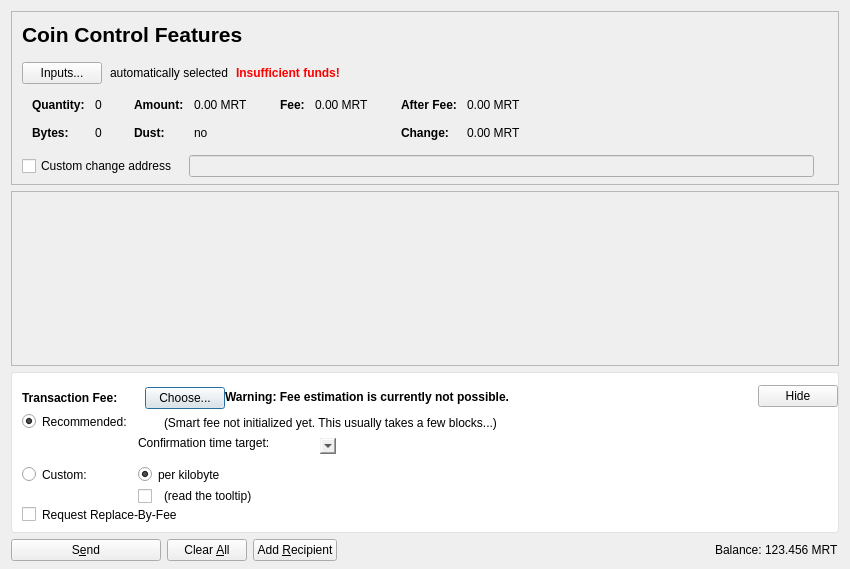
<?xml version="1.0" encoding="UTF-8"?>
<ui version="4.0">
 <class>SendCoinsDialog</class>
 <widget class="QDialog" name="SendCoinsDialog">
  <property name="geometry">
   <rect>
    <x>0</x>
    <y>0</y>
    <width>850</width>
    <height>569</height>
   </rect>
  </property>
  <property name="windowTitle">
   <string>Send Coins</string>
  </property>
  <layout class="QVBoxLayout" name="verticalLayout" stretch="0,1,0,0">
   <property name="bottomMargin">
    <number>8</number>
   </property>
   <item>
    <widget class="QFrame" name="frameCoinControl">
     <property name="sizePolicy">
      <sizepolicy hsizetype="Expanding" vsizetype="Expanding">
       <horstretch>0</horstretch>
       <verstretch>0</verstretch>
      </sizepolicy>
     </property>
     <property name="maximumSize">
      <size>
       <width>16777215</width>
       <height>16777215</height>
      </size>
     </property>
     <property name="frameShape">
      <enum>QFrame::StyledPanel</enum>
     </property>
     <property name="frameShadow">
      <enum>QFrame::Sunken</enum>
     </property>
     <layout class="QVBoxLayout" name="verticalLayoutCoinControl2">
      <property name="spacing">
       <number>0</number>
      </property>
      <property name="leftMargin">
       <number>0</number>
      </property>
      <property name="topMargin">
       <number>0</number>
      </property>
      <property name="rightMargin">
       <number>0</number>
      </property>
      <property name="bottomMargin">
       <number>6</number>
      </property>
      <item>
       <layout class="QVBoxLayout" name="verticalLayoutCoinControl" stretch="0,0,0,0,1">
        <property name="spacing">
         <number>0</number>
        </property>
        <property name="leftMargin">
         <number>10</number>
        </property>
        <property name="topMargin">
         <number>10</number>
        </property>
        <item>
         <layout class="QHBoxLayout" name="horizontalLayoutCoinControl1">
          <property name="bottomMargin">
           <number>15</number>
          </property>
          <item>
           <widget class="QLabel" name="labelCoinControlFeatures">
            <property name="sizePolicy">
             <sizepolicy hsizetype="Preferred" vsizetype="Maximum">
              <horstretch>0</horstretch>
              <verstretch>0</verstretch>
             </sizepolicy>
            </property>
            <property name="font">
             <font>
              <pointsize>16</pointsize>
              <weight>75</weight>
              <bold>true</bold>
             </font>
            </property>
            <property name="styleSheet">
             <string notr="true">font-weight:bold;</string>
            </property>
            <property name="text">
             <string>Coin Control Features</string>
            </property>
           </widget>
          </item>
         </layout>
        </item>
        <item>
         <layout class="QHBoxLayout" name="horizontalLayoutCoinControl2" stretch="0,0,0,0">
          <property name="spacing">
           <number>8</number>
          </property>
          <property name="bottomMargin">
           <number>10</number>
          </property>
          <item>
           <widget class="QPushButton" name="pushButtonCoinControl">
            <property name="styleSheet">
             <string notr="true"/>
            </property>
            <property name="text">
             <string>Inputs...</string>
            </property>
            <property name="autoDefault">
             <bool>false</bool>
            </property>
           </widget>
          </item>
          <item>
           <widget class="QLabel" name="labelCoinControlAutomaticallySelected">
            <property name="text">
             <string>automatically selected</string>
            </property>
            <property name="margin">
             <number>5</number>
            </property>
           </widget>
          </item>
          <item>
           <widget class="QLabel" name="labelCoinControlInsuffFunds">
            <property name="font">
             <font>
              <weight>75</weight>
              <bold>true</bold>
             </font>
            </property>
            <property name="styleSheet">
             <string notr="true">color:red;font-weight:bold;</string>
            </property>
            <property name="text">
             <string>Insufficient funds!</string>
            </property>
            <property name="margin">
             <number>5</number>
            </property>
           </widget>
          </item>
          <item>
           <spacer name="horizontalSpacerCoinControl">
            <property name="orientation">
             <enum>Qt::Horizontal</enum>
            </property>
            <property name="sizeHint" stdset="0">
             <size>
              <width>40</width>
              <height>1</height>
             </size>
            </property>
           </spacer>
          </item>
         </layout>
        </item>
        <item>
         <widget class="QWidget" name="widgetCoinControl" native="true">
          <property name="sizePolicy">
           <sizepolicy hsizetype="Preferred" vsizetype="Preferred">
            <horstretch>0</horstretch>
            <verstretch>0</verstretch>
           </sizepolicy>
          </property>
          <property name="minimumSize">
           <size>
            <width>0</width>
            <height>0</height>
           </size>
          </property>
          <property name="styleSheet">
           <string notr="true"/>
          </property>
          <layout class="QHBoxLayout" name="horizontalLayoutCoinControl5">
           <property name="leftMargin">
            <number>0</number>
           </property>
           <property name="topMargin">
            <number>0</number>
           </property>
           <property name="rightMargin">
            <number>0</number>
           </property>
           <property name="bottomMargin">
            <number>0</number>
           </property>
           <item>
            <layout class="QHBoxLayout" name="horizontalLayoutCoinControl3" stretch="0,0,0,1">
             <property name="spacing">
              <number>20</number>
             </property>
             <property name="topMargin">
              <number>0</number>
             </property>
             <property name="bottomMargin">
              <number>10</number>
             </property>
             <item>
              <layout class="QFormLayout" name="formLayoutCoinControl1">
               <property name="horizontalSpacing">
                <number>10</number>
               </property>
               <property name="verticalSpacing">
                <number>14</number>
               </property>
               <property name="leftMargin">
                <number>10</number>
               </property>
               <property name="topMargin">
                <number>4</number>
               </property>
               <property name="rightMargin">
                <number>6</number>
               </property>
               <item row="0" column="0">
                <widget class="QLabel" name="labelCoinControlQuantityText">
                 <property name="font">
                  <font>
                   <weight>75</weight>
                   <bold>true</bold>
                  </font>
                 </property>
                 <property name="text">
                  <string>Quantity:</string>
                 </property>
                 <property name="margin">
                  <number>0</number>
                 </property>
                </widget>
               </item>
               <item row="0" column="1">
                <widget class="QLabel" name="labelCoinControlQuantity">
                 <property name="cursor">
                  <cursorShape>IBeamCursor</cursorShape>
                 </property>
                 <property name="contextMenuPolicy">
                  <enum>Qt::ActionsContextMenu</enum>
                 </property>
                 <property name="text">
                  <string notr="true">0</string>
                 </property>
                 <property name="margin">
                  <number>0</number>
                 </property>
                 <property name="textInteractionFlags">
                  <set>Qt::LinksAccessibleByMouse|Qt::TextSelectableByKeyboard|Qt::TextSelectableByMouse</set>
                 </property>
                </widget>
               </item>
               <item row="1" column="0">
                <widget class="QLabel" name="labelCoinControlBytesText">
                 <property name="font">
                  <font>
                   <weight>75</weight>
                   <bold>true</bold>
                  </font>
                 </property>
                 <property name="text">
                  <string>Bytes:</string>
                 </property>
                </widget>
               </item>
               <item row="1" column="1">
                <widget class="QLabel" name="labelCoinControlBytes">
                 <property name="cursor">
                  <cursorShape>IBeamCursor</cursorShape>
                 </property>
                 <property name="contextMenuPolicy">
                  <enum>Qt::ActionsContextMenu</enum>
                 </property>
                 <property name="text">
                  <string notr="true">0</string>
                 </property>
                 <property name="textInteractionFlags">
                  <set>Qt::LinksAccessibleByMouse|Qt::TextSelectableByKeyboard|Qt::TextSelectableByMouse</set>
                 </property>
                </widget>
               </item>
              </layout>
             </item>
             <item>
              <layout class="QFormLayout" name="formLayoutCoinControl2">
               <property name="horizontalSpacing">
                <number>10</number>
               </property>
               <property name="verticalSpacing">
                <number>14</number>
               </property>
               <property name="leftMargin">
                <number>6</number>
               </property>
               <property name="topMargin">
                <number>4</number>
               </property>
               <property name="rightMargin">
                <number>6</number>
               </property>
               <item row="0" column="0">
                <widget class="QLabel" name="labelCoinControlAmountText">
                 <property name="font">
                  <font>
                   <weight>75</weight>
                   <bold>true</bold>
                  </font>
                 </property>
                 <property name="text">
                  <string>Amount:</string>
                 </property>
                 <property name="margin">
                  <number>0</number>
                 </property>
                </widget>
               </item>
               <item row="0" column="1">
                <widget class="QLabel" name="labelCoinControlAmount">
                 <property name="cursor">
                  <cursorShape>IBeamCursor</cursorShape>
                 </property>
                 <property name="contextMenuPolicy">
                  <enum>Qt::ActionsContextMenu</enum>
                 </property>
                 <property name="text">
                  <string notr="true">0.00 MRT</string>
                 </property>
                 <property name="textInteractionFlags">
                  <set>Qt::LinksAccessibleByMouse|Qt::TextSelectableByKeyboard|Qt::TextSelectableByMouse</set>
                 </property>
                </widget>
               </item>
               <item row="1" column="0">
                <widget class="QLabel" name="labelCoinControlLowOutputText">
                 <property name="font">
                  <font>
                   <weight>75</weight>
                   <bold>true</bold>
                  </font>
                 </property>
                 <property name="text">
                  <string>Dust:</string>
                 </property>
                </widget>
               </item>
               <item row="1" column="1">
                <widget class="QLabel" name="labelCoinControlLowOutput">
                 <property name="cursor">
                  <cursorShape>IBeamCursor</cursorShape>
                 </property>
                 <property name="contextMenuPolicy">
                  <enum>Qt::ActionsContextMenu</enum>
                 </property>
                 <property name="text">
                  <string notr="true">no</string>
                 </property>
                 <property name="textInteractionFlags">
                  <set>Qt::LinksAccessibleByMouse|Qt::TextSelectableByKeyboard|Qt::TextSelectableByMouse</set>
                 </property>
                </widget>
               </item>
              </layout>
             </item>
             <item>
              <layout class="QFormLayout" name="formLayoutCoinControl3">
               <property name="horizontalSpacing">
                <number>10</number>
               </property>
               <property name="verticalSpacing">
                <number>14</number>
               </property>
               <property name="leftMargin">
                <number>6</number>
               </property>
               <property name="topMargin">
                <number>4</number>
               </property>
               <property name="rightMargin">
                <number>6</number>
               </property>
               <item row="0" column="0">
                <widget class="QLabel" name="labelCoinControlFeeText">
                 <property name="font">
                  <font>
                   <weight>75</weight>
                   <bold>true</bold>
                  </font>
                 </property>
                 <property name="text">
                  <string>Fee:</string>
                 </property>
                 <property name="margin">
                  <number>0</number>
                 </property>
                </widget>
               </item>
               <item row="0" column="1">
                <widget class="QLabel" name="labelCoinControlFee">
                 <property name="cursor">
                  <cursorShape>IBeamCursor</cursorShape>
                 </property>
                 <property name="contextMenuPolicy">
                  <enum>Qt::ActionsContextMenu</enum>
                 </property>
                 <property name="text">
                  <string notr="true">0.00 MRT</string>
                 </property>
                 <property name="textInteractionFlags">
                  <set>Qt::LinksAccessibleByMouse|Qt::TextSelectableByKeyboard|Qt::TextSelectableByMouse</set>
                 </property>
                </widget>
               </item>
              </layout>
             </item>
             <item>
              <layout class="QFormLayout" name="formLayoutCoinControl4">
               <property name="horizontalSpacing">
                <number>10</number>
               </property>
               <property name="verticalSpacing">
                <number>14</number>
               </property>
               <property name="leftMargin">
                <number>6</number>
               </property>
               <property name="topMargin">
                <number>4</number>
               </property>
               <property name="rightMargin">
                <number>6</number>
               </property>
               <item row="0" column="0">
                <widget class="QLabel" name="labelCoinControlAfterFeeText">
                 <property name="font">
                  <font>
                   <weight>75</weight>
                   <bold>true</bold>
                  </font>
                 </property>
                 <property name="text">
                  <string>After Fee:</string>
                 </property>
                 <property name="margin">
                  <number>0</number>
                 </property>
                </widget>
               </item>
               <item row="0" column="1">
                <widget class="QLabel" name="labelCoinControlAfterFee">
                 <property name="cursor">
                  <cursorShape>IBeamCursor</cursorShape>
                 </property>
                 <property name="contextMenuPolicy">
                  <enum>Qt::ActionsContextMenu</enum>
                 </property>
                 <property name="text">
                  <string notr="true">0.00 MRT</string>
                 </property>
                 <property name="textInteractionFlags">
                  <set>Qt::LinksAccessibleByMouse|Qt::TextSelectableByKeyboard|Qt::TextSelectableByMouse</set>
                 </property>
                </widget>
               </item>
               <item row="1" column="0">
                <widget class="QLabel" name="labelCoinControlChangeText">
                 <property name="font">
                  <font>
                   <weight>75</weight>
                   <bold>true</bold>
                  </font>
                 </property>
                 <property name="text">
                  <string>Change:</string>
                 </property>
                </widget>
               </item>
               <item row="1" column="1">
                <widget class="QLabel" name="labelCoinControlChange">
                 <property name="cursor">
                  <cursorShape>IBeamCursor</cursorShape>
                 </property>
                 <property name="contextMenuPolicy">
                  <enum>Qt::ActionsContextMenu</enum>
                 </property>
                 <property name="text">
                  <string notr="true">0.00 MRT</string>
                 </property>
                 <property name="textInteractionFlags">
                  <set>Qt::LinksAccessibleByMouse|Qt::TextSelectableByKeyboard|Qt::TextSelectableByMouse</set>
                 </property>
                </widget>
               </item>
              </layout>
             </item>
            </layout>
           </item>
          </layout>
         </widget>
        </item>
        <item>
         <layout class="QHBoxLayout" name="horizontalLayoutCoinControl4" stretch="0,0,0">
          <property name="spacing">
           <number>12</number>
          </property>
          <property name="sizeConstraint">
           <enum>QLayout::SetDefaultConstraint</enum>
          </property>
          <property name="topMargin">
           <number>5</number>
          </property>
          <property name="rightMargin">
           <number>5</number>
          </property>
          <item>
           <widget class="QCheckBox" name="checkBoxCoinControlChange">
            <property name="toolTip">
             <string>If this is activated, but the change address is empty or invalid, change will be sent to a newly generated address.</string>
            </property>
            <property name="text">
             <string>Custom change address</string>
            </property>
           </widget>
          </item>
          <item>
           <widget class="QValidatedLineEdit" name="lineEditCoinControlChange">
            <property name="enabled">
             <bool>false</bool>
            </property>
            <property name="sizePolicy">
             <sizepolicy hsizetype="Expanding" vsizetype="Fixed">
              <horstretch>0</horstretch>
              <verstretch>0</verstretch>
             </sizepolicy>
            </property>
           </widget>
          </item>
          <item>
           <widget class="QLabel" name="labelCoinControlChangeLabel">
            <property name="sizePolicy">
             <sizepolicy hsizetype="Preferred" vsizetype="Expanding">
              <horstretch>0</horstretch>
              <verstretch>0</verstretch>
             </sizepolicy>
            </property>
            <property name="minimumSize">
             <size>
              <width>0</width>
              <height>0</height>
             </size>
            </property>
            <property name="text">
             <string/>
            </property>
            <property name="margin">
             <number>3</number>
            </property>
           </widget>
          </item>
         </layout>
        </item>
        <item>
         <spacer name="verticalSpacerCoinControl">
          <property name="orientation">
           <enum>Qt::Vertical</enum>
          </property>
          <property name="sizeHint" stdset="0">
           <size>
            <width>800</width>
            <height>1</height>
           </size>
          </property>
         </spacer>
        </item>
       </layout>
      </item>
     </layout>
    </widget>
   </item>
   <item>
    <widget class="QScrollArea" name="scrollArea">
     <property name="widgetResizable">
      <bool>true</bool>
     </property>
     <widget class="QWidget" name="scrollAreaWidgetContents">
      <property name="geometry">
       <rect>
        <x>0</x>
        <y>0</y>
        <width>824</width>
        <height>72</height>
       </rect>
      </property>
      <layout class="QVBoxLayout" name="verticalLayout_2" stretch="0,1">
       <property name="leftMargin">
        <number>0</number>
       </property>
       <property name="topMargin">
        <number>0</number>
       </property>
       <property name="rightMargin">
        <number>0</number>
       </property>
       <property name="bottomMargin">
        <number>0</number>
       </property>
       <item>
        <layout class="QVBoxLayout" name="entries">
         <property name="spacing">
          <number>6</number>
         </property>
        </layout>
       </item>
       <item>
        <spacer name="verticalSpacer">
         <property name="orientation">
          <enum>Qt::Vertical</enum>
         </property>
         <property name="sizeHint" stdset="0">
          <size>
           <width>20</width>
           <height>40</height>
          </size>
         </property>
        </spacer>
       </item>
      </layout>
     </widget>
    </widget>
   </item>
   <item>
    <widget class="QFrame" name="frameFee">
     <property name="sizePolicy">
      <sizepolicy hsizetype="Expanding" vsizetype="Expanding">
       <horstretch>0</horstretch>
       <verstretch>0</verstretch>
      </sizepolicy>
     </property>
     <property name="maximumSize">
      <size>
       <width>16777215</width>
       <height>16777215</height>
      </size>
     </property>
     <property name="styleSheet">
      <string notr="true">QFrame {
  background-color: white;
  border-radius: 3px;
  border: 1px solid #E2E2E2;
}

QLabel {
  border: none;
}

QListView {
  border: none;
}</string>
     </property>
     <property name="frameShape">
      <enum>QFrame::StyledPanel</enum>
     </property>
     <property name="frameShadow">
      <enum>QFrame::Sunken</enum>
     </property>
     <layout class="QVBoxLayout" name="verticalLayoutFee1">
      <property name="spacing">
       <number>0</number>
      </property>
      <property name="leftMargin">
       <number>0</number>
      </property>
      <property name="topMargin">
       <number>0</number>
      </property>
      <property name="rightMargin">
       <number>0</number>
      </property>
      <property name="bottomMargin">
       <number>0</number>
      </property>
      <item>
       <layout class="QVBoxLayout" name="verticalLayoutFee2" stretch="0,0,0">
        <property name="spacing">
         <number>0</number>
        </property>
        <property name="leftMargin">
         <number>10</number>
        </property>
        <property name="topMargin">
         <number>10</number>
        </property>
        <item>
         <layout class="QHBoxLayout" name="horizontalLayoutFee1">
          <property name="bottomMargin">
           <number>0</number>
          </property>
          <item>
           <layout class="QVBoxLayout" name="verticalLayoutFee7">
            <property name="spacing">
             <number>0</number>
            </property>
            <item>
             <spacer name="verticalSpacerSmartFee">
              <property name="orientation">
               <enum>Qt::Vertical</enum>
              </property>
              <property name="sizeType">
               <enum>QSizePolicy::Fixed</enum>
              </property>
              <property name="sizeHint" stdset="0">
               <size>
                <width>1</width>
                <height>4</height>
               </size>
              </property>
             </spacer>
            </item>
            <item>
             <layout class="QHBoxLayout" name="horizontalLayoutSmartFee">
              <property name="spacing">
               <number>10</number>
              </property>
              <item>
               <widget class="QLabel" name="labelFeeHeadline">
                <property name="sizePolicy">
                 <sizepolicy hsizetype="Preferred" vsizetype="Maximum">
                  <horstretch>0</horstretch>
                  <verstretch>0</verstretch>
                 </sizepolicy>
                </property>
                <property name="font">
                 <font>
                  <weight>75</weight>
                  <bold>true</bold>
                 </font>
                </property>
                <property name="styleSheet">
                 <string notr="true">font-weight:bold;</string>
                </property>
                <property name="text">
                 <string>Transaction Fee:</string>
                </property>
               </widget>
              </item>
              <item>
               <widget class="QLabel" name="labelFeeMinimized">
                <property name="font">
                 <font>
                  <weight>75</weight>
                  <bold>true</bold>
                 </font>
                </property>
                <property name="text">
                 <string/>
                </property>
               </widget>
              </item>
              <item>
               <widget class="QPushButton" name="buttonChooseFee">
                <property name="text">
                 <string>Choose...</string>
                </property>
               </widget>
              </item>
             </layout>
            </item>
            <item>
             <spacer name="verticalSpacer_5">
              <property name="orientation">
               <enum>Qt::Vertical</enum>
              </property>
              <property name="sizeHint" stdset="0">
               <size>
                <width>1</width>
                <height>1</height>
               </size>
              </property>
             </spacer>
            </item>
           </layout>
          </item>
          <item>
           <widget class="QLabel" name="fallbackFeeWarningLabel">
            <property name="font">
             <font>
              <weight>75</weight>
              <bold>true</bold>
             </font>
            </property>
            <property name="toolTip">
             <string>Using the fallbackfee can result in sending a transaction that will take several hours or days (or never) to confirm. Consider choosing your fee manually or wait until you have validated the complete chain.</string>
            </property>
            <property name="text">
             <string>Warning: Fee estimation is currently not possible.</string>
            </property>
            <property name="wordWrap">
             <bool>false</bool>
            </property>
           </widget>
          </item>
          <item>
           <spacer name="horizontalSpacer_4">
            <property name="orientation">
             <enum>Qt::Horizontal</enum>
            </property>
            <property name="sizeType">
             <enum>QSizePolicy::MinimumExpanding</enum>
            </property>
            <property name="sizeHint" stdset="0">
             <size>
              <width>40</width>
              <height>20</height>
             </size>
            </property>
           </spacer>
          </item>
          <item>
           <widget class="QPushButton" name="buttonMinimizeFee">
            <property name="toolTip">
             <string>collapse fee-settings</string>
            </property>
            <property name="text">
             <string>Hide</string>
            </property>
           </widget>
          </item>
         </layout>
        </item>
        <item>
         <widget class="QFrame" name="frameFeeSelection">
          <property name="styleSheet">
           <string notr="true">border: none;</string>
          </property>
          <layout class="QVBoxLayout" name="verticalLayoutFee12">
           <property name="spacing">
            <number>0</number>
           </property>
           <property name="leftMargin">
            <number>0</number>
           </property>
           <property name="topMargin">
            <number>0</number>
           </property>
           <property name="rightMargin">
            <number>0</number>
           </property>
           <property name="bottomMargin">
            <number>0</number>
           </property>
           <item>
            <layout class="QGridLayout" name="gridLayoutFee">
             <property name="topMargin">
              <number>4</number>
             </property>
             <property name="bottomMargin">
              <number>4</number>
             </property>
             <property name="spacing">
              <number>10</number>
             </property>
             <item row="1" column="1">
              <layout class="QVBoxLayout" name="verticalLayoutFee8">
               <property name="spacing">
                <number>6</number>
               </property>
               <item>
                <layout class="QHBoxLayout" name="horizontalLayoutFee13">
                 <item>
                  <widget class="QRadioButton" name="radioCustomPerKilobyte">
                   <property name="toolTip">
                    <string>If the custom fee is set to 1000 satoshis and the transaction is only 250 bytes, then &quot;per kilobyte&quot; only pays 250 satoshis in fee, while &quot;total at least&quot; pays 1000 satoshis. For transactions bigger than a kilobyte both pay by kilobyte.</string>
                   </property>
                   <property name="text">
                    <string>per kilobyte</string>
                   </property>
                   <property name="checked">
                    <bool>true</bool>
                   </property>
                   <attribute name="buttonGroup">
                    <string notr="true">groupCustomFee</string>
                   </attribute>
                  </widget>
                 </item>
                 <item>
                  <widget class="MeritAmountField" name="customFee"/>
                 </item>
                 <item>
                  <spacer name="horizontalSpacer_6">
                   <property name="orientation">
                    <enum>Qt::Horizontal</enum>
                   </property>
                   <property name="sizeHint" stdset="0">
                    <size>
                     <width>1</width>
                     <height>1</height>
                    </size>
                   </property>
                  </spacer>
                 </item>
                </layout>
               </item>
               <item>
                <layout class="QHBoxLayout" name="horizontalLayoutFee8">
                 <item>
                  <widget class="QCheckBox" name="checkBoxMinimumFee">
                   <property name="toolTip">
                    <string>Paying only the minimum fee is just fine as long as there is less transaction volume than space in the blocks. But be aware that this can end up in a never confirming transaction once there is more demand for merit transactions than the network can process.</string>
                   </property>
                   <property name="text">
                    <string/>
                   </property>
                  </widget>
                 </item>
                 <item>
                  <widget class="QLabel" name="labelMinFeeWarning">
                   <property name="enabled">
                    <bool>true</bool>
                   </property>
                   <property name="toolTip">
                    <string>Paying only the minimum fee is just fine as long as there is less transaction volume than space in the blocks. But be aware that this can end up in a never confirming transaction once there is more demand for merit transactions than the network can process.</string>
                   </property>
                   <property name="text">
                    <string>(read the tooltip)</string>
                   </property>
                   <property name="margin">
                    <number>5</number>
                   </property>
                  </widget>
                 </item>
                 <item>
                  <spacer name="horizontalSpacer_2">
                   <property name="orientation">
                    <enum>Qt::Horizontal</enum>
                   </property>
                   <property name="sizeHint" stdset="0">
                    <size>
                     <width>1</width>
                     <height>1</height>
                    </size>
                   </property>
                  </spacer>
                 </item>
                </layout>
               </item>
              </layout>
             </item>
             <item row="0" column="0">
              <layout class="QVBoxLayout" name="verticalLayoutFee4" stretch="0,1">
               <item>
                <widget class="QRadioButton" name="radioSmartFee">
                 <property name="text">
                  <string>Recommended:</string>
                 </property>
                 <property name="checked">
                  <bool>true</bool>
                 </property>
                 <attribute name="buttonGroup">
                  <string notr="true">groupFee</string>
                 </attribute>
                </widget>
               </item>
               <item>
                <spacer name="verticalSpacer_2">
                 <property name="orientation">
                  <enum>Qt::Vertical</enum>
                 </property>
                 <property name="sizeHint" stdset="0">
                  <size>
                   <width>1</width>
                   <height>1</height>
                  </size>
                 </property>
                </spacer>
               </item>
              </layout>
             </item>
             <item row="1" column="0">
              <layout class="QVBoxLayout" name="verticalLayoutFee9" stretch="0,1">
               <item>
                <widget class="QRadioButton" name="radioCustomFee">
                 <property name="text">
                  <string>Custom:</string>
                 </property>
                 <attribute name="buttonGroup">
                  <string notr="true">groupFee</string>
                 </attribute>
                </widget>
               </item>
               <item>
                <spacer name="verticalSpacer_6">
                 <property name="orientation">
                  <enum>Qt::Vertical</enum>
                 </property>
                 <property name="sizeHint" stdset="0">
                  <size>
                   <width>1</width>
                   <height>1</height>
                  </size>
                 </property>
                </spacer>
               </item>
              </layout>
             </item>
             <item row="0" column="1">
              <layout class="QVBoxLayout" name="verticalLayoutFee3" stretch="0,0,1">
               <property name="spacing">
                <number>6</number>
               </property>
               <property name="topMargin">
                <number>2</number>
               </property>
               <item>
                <layout class="QHBoxLayout" name="horizontalLayoutFee12">
                 <item>
                  <widget class="QLabel" name="labelSmartFee">
                   <property name="text">
                    <string/>
                   </property>
                   <property name="margin">
                    <number>2</number>
                   </property>
                  </widget>
                 </item>
                 <item>
                  <widget class="QLabel" name="labelFeeEstimation">
                   <property name="text">
                    <string/>
                   </property>
                  </widget>
                 </item>
                 <item>
                  <widget class="QLabel" name="labelSmartFee2">
                   <property name="text">
                    <string>(Smart fee not initialized yet. This usually takes a few blocks...)</string>
                   </property>
                   <property name="margin">
                    <number>2</number>
                   </property>
                  </widget>
                 </item>
                 <item>
                  <spacer name="horizontalSpacer_5">
                   <property name="orientation">
                    <enum>Qt::Horizontal</enum>
                   </property>
                   <property name="sizeHint" stdset="0">
                    <size>
                     <width>1</width>
                     <height>1</height>
                    </size>
                   </property>
                  </spacer>
                 </item>
                </layout>
               </item>
               <item>
                <layout class="QHBoxLayout" name="horizontalLayoutFee9">
                 <item>
                  <layout class="QVBoxLayout" name="verticalLayoutFee6">
                   <item>
                    <widget class="QLabel" name="labelSmartFee3">
                     <property name="text">
                      <string>Confirmation time target:</string>
                     </property>
                     <property name="margin">
                      <number>2</number>
                     </property>
                    </widget>
                   </item>
                   <item>
                    <spacer name="verticalSpacer_3">
                     <property name="orientation">
                      <enum>Qt::Vertical</enum>
                     </property>
                     <property name="sizeHint" stdset="0">
                      <size>
                       <width>1</width>
                       <height>1</height>
                      </size>
                     </property>
                    </spacer>
                   </item>
                  </layout>
                 </item>
                 <item>
                  <layout class="QVBoxLayout" name="verticalLayoutFee5">
                   <property name="rightMargin">
                    <number>30</number>
                   </property>
                   <item>
                    <layout class="QHBoxLayout" name="horizontalLayoutConfTarget">
                     <property name="bottomMargin">
                      <number>0</number>
                     </property>
                     <item>
                      <widget class="QComboBox" name="confTargetSelector"/>
                     </item>
                     <item>
                      <spacer name="horizontalSpacerConfTarget">
                       <property name="orientation">
                        <enum>Qt::Horizontal</enum>
                       </property>
                       <property name="sizeHint" stdset="0">
                        <size>
                         <width>40</width>
                         <height>20</height>
                        </size>
                       </property>
                      </spacer>
                     </item>
                    </layout>
                   </item>
                  </layout>
                 </item>
                </layout>
               </item>
               <item>
                <spacer name="verticalSpacer_4">
                 <property name="orientation">
                  <enum>Qt::Vertical</enum>
                 </property>
                 <property name="sizeHint" stdset="0">
                  <size>
                   <width>1</width>
                   <height>1</height>
                  </size>
                 </property>
                </spacer>
               </item>
              </layout>
             </item>
            </layout>
           </item>
           <item>
            <widget class="QCheckBox" name="optInRBF">
             <property name="toolTip">
              <string>Indicates that the sender may wish to replace this transaction with a new one paying higher fees (prior to being confirmed).</string>
             </property>
             <property name="text">
              <string>Request Replace-By-Fee</string>
             </property>
            </widget>
           </item>
          </layout>
         </widget>
        </item>
        <item>
         <spacer name="verticalSpacerFee">
          <property name="orientation">
           <enum>Qt::Vertical</enum>
          </property>
          <property name="sizeHint" stdset="0">
           <size>
            <width>40</width>
            <height>10</height>
           </size>
          </property>
         </spacer>
        </item>
       </layout>
      </item>
     </layout>
    </widget>
   </item>
   <item>
    <layout class="QHBoxLayout" name="horizontalLayout">
     <item>
      <widget class="QPushButton" name="sendButton">
       <property name="minimumSize">
        <size>
         <width>150</width>
         <height>0</height>
        </size>
       </property>
       <property name="toolTip">
        <string>Confirm the send action</string>
       </property>
       <property name="text">
        <string>S&amp;end</string>
       </property>
       <property name="icon">
        <iconset resource="../merit.qrc">
         <normaloff>:/icons/send</normaloff>:/icons/send</iconset>
       </property>
       <property name="autoDefault">
        <bool>false</bool>
       </property>
       <property name="default">
        <bool>false</bool>
       </property>
      </widget>
     </item>
     <item>
      <widget class="QPushButton" name="clearButton">
       <property name="sizePolicy">
        <sizepolicy hsizetype="Minimum" vsizetype="Fixed">
         <horstretch>0</horstretch>
         <verstretch>0</verstretch>
        </sizepolicy>
       </property>
       <property name="toolTip">
        <string>Clear all fields of the form.</string>
       </property>
       <property name="text">
        <string>Clear &amp;All</string>
       </property>
       <property name="icon">
        <iconset resource="../merit.qrc">
         <normaloff>:/icons/remove</normaloff>:/icons/remove</iconset>
       </property>
       <property name="autoDefault">
        <bool>false</bool>
       </property>
      </widget>
     </item>
     <item>
      <widget class="QPushButton" name="addButton">
       <property name="toolTip">
        <string>Send to multiple recipients at once</string>
       </property>
       <property name="text">
        <string>Add &amp;Recipient</string>
       </property>
       <property name="icon">
        <iconset resource="../merit.qrc">
         <normaloff>:/icons/add</normaloff>:/icons/add</iconset>
       </property>
       <property name="autoDefault">
        <bool>false</bool>
       </property>
      </widget>
     </item>
     <item>
      <spacer name="horizontalSpacer">
       <property name="orientation">
        <enum>Qt::Horizontal</enum>
       </property>
       <property name="sizeHint" stdset="0">
        <size>
         <width>40</width>
         <height>20</height>
        </size>
       </property>
      </spacer>
     </item>
     <item>
      <layout class="QHBoxLayout" name="horizontalLayout_2">
       <property name="spacing">
        <number>3</number>
       </property>
       <item>
        <widget class="QLabel" name="label">
         <property name="sizePolicy">
          <sizepolicy hsizetype="Preferred" vsizetype="Fixed">
           <horstretch>0</horstretch>
           <verstretch>0</verstretch>
          </sizepolicy>
         </property>
         <property name="text">
          <string>Balance:</string>
         </property>
        </widget>
       </item>
       <item>
        <widget class="QLabel" name="labelBalance">
         <property name="sizePolicy">
          <sizepolicy hsizetype="Preferred" vsizetype="Fixed">
           <horstretch>0</horstretch>
           <verstretch>0</verstretch>
          </sizepolicy>
         </property>
         <property name="cursor">
          <cursorShape>IBeamCursor</cursorShape>
         </property>
         <property name="text">
          <string notr="true">123.456 MRT</string>
         </property>
         <property name="textInteractionFlags">
          <set>Qt::LinksAccessibleByMouse|Qt::TextSelectableByKeyboard|Qt::TextSelectableByMouse</set>
         </property>
        </widget>
       </item>
      </layout>
     </item>
    </layout>
   </item>
  </layout>
 </widget>
 <customwidgets>
  <customwidget>
   <class>QValidatedLineEdit</class>
   <extends>QLineEdit</extends>
   <header>qvalidatedlineedit.h</header>
  </customwidget>
  <customwidget>
   <class>MeritAmountField</class>
   <extends>QLineEdit</extends>
   <header>meritamountfield.h</header>
   <container>1</container>
  </customwidget>
 </customwidgets>
 <resources>
  <include location="../merit.qrc"/>
 </resources>
 <connections/>
 <buttongroups>
  <buttongroup name="groupCustomFee"/>
  <buttongroup name="groupFee"/>
 </buttongroups>
</ui>
